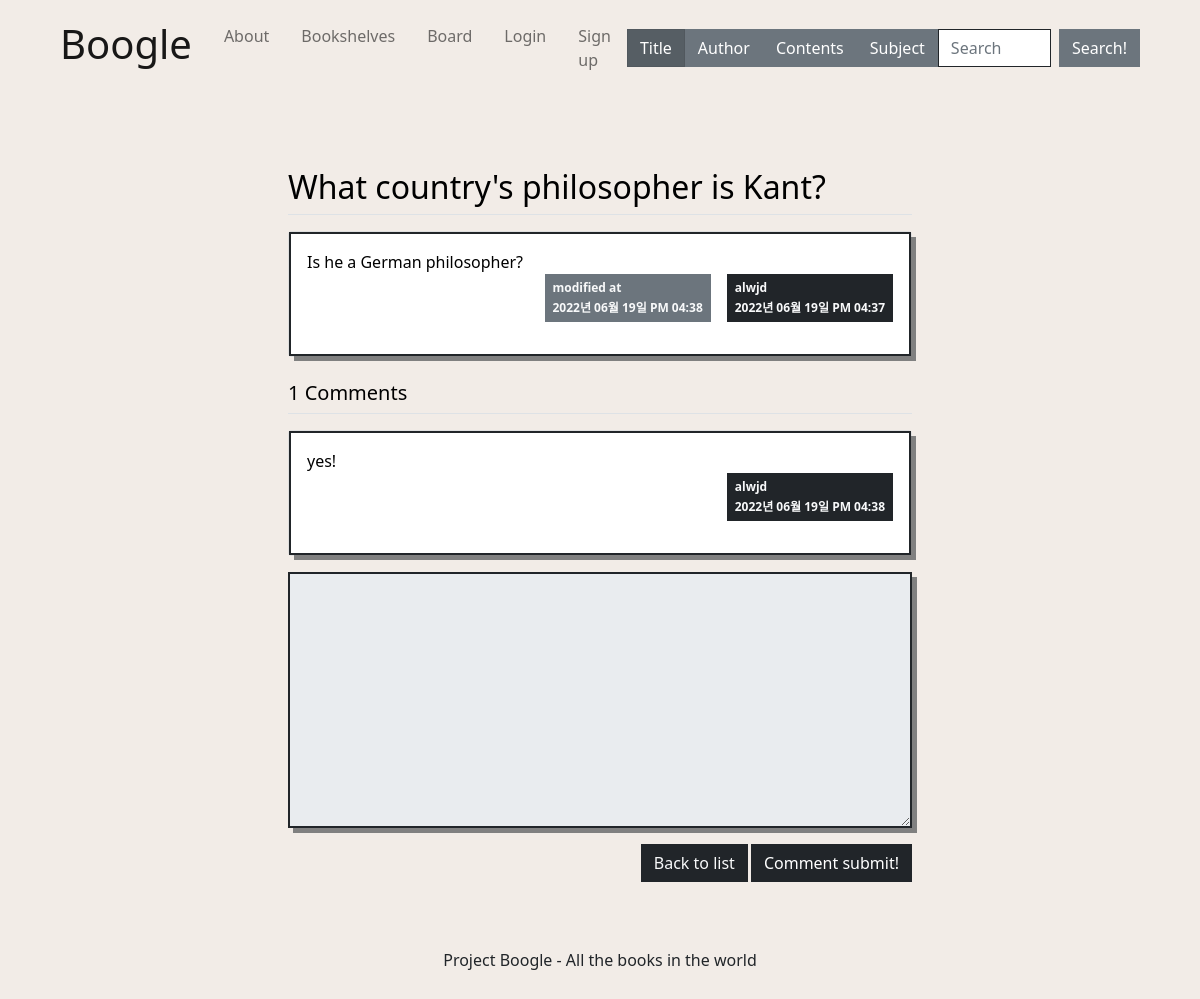
/question/detail/6/, run on the app's committed database.
### pybo/models.py (models this page shows)
class Question(db.Model):
    id = db.Column(db.Integer, primary_key=True)
    subject = db.Column(db.String(200), nullable=False)
    content = db.Column(db.Text(), nullable=False)
    create_date = db.Column(db.DateTime(), nullable=False)
    modify_date = db.Column(db.DateTime(), nullable=True)
    user_id = db.Column(db.Integer, db.ForeignKey('user.id', ondelete='CASCADE'), nullable=False)
    user = db.relationship('User', backref=db.backref('question_set'))

class User(db.Model):
    __tablename__ = 'user'   #테이블 이름 : user
    id = db.Column(db.Integer, primary_key = True)   #id를 프라이머리키로 설정
    username = db.Column(db.String(8), nullable = False)
    email = db.Column(db.String(32), nullable = False)
    password = db.Column(db.String(64), nullable = False)

class Answer(db.Model):
    id = db.Column(db.Integer, primary_key=True)
    question_id = db.Column(db.Integer, db.ForeignKey('question.id', ondelete='CASCADE'))
    question = db.relationship('Question', backref=db.backref('answer_set', cascade='all, delete-orphan'))
    content = db.Column(db.Text(), nullable=False)
    create_date = db.Column(db.DateTime(), nullable=False)
    modify_date = db.Column(db.DateTime(), nullable=True)
    user_id = db.Column(db.Integer, db.ForeignKey('user.id', ondelete='CASCADE'), nullable=False)
    user = db.relationship('User', backref=db.backref('answer_set'))

### pybo/views/question_views.py (the view)
@bp.route('/detail/<int:question_id>/')
def detail(question_id):
    form = AnswerForm()
    question = Question.query.get_or_404(question_id)
    return render_template('question/question_detail.html', question=question, form=form)

### pybo/forms.py
class AnswerForm(FlaskForm):
    content = TextAreaField('내용', validators=[DataRequired('Content is a required entry.')])

### pybo/filter.py (called while the page is built)
def format_datetime(value, fmt='%Y년 %m월 %d일 %p %I:%M'):
    return value.strftime(fmt)

### pybo/views/auth_views.py (called while the page is built)
@bp.before_app_request
def load_logged_in_user():
    user_id = session.get('user_id')
    if user_id is None:
        g.user = None
    else:
        g.user = User.query.get(user_id)

### pybo/templates/question/question_detail.html (shortened to what this page needs)
{% extends 'main/base.html' %}
{% block head %}
{{ super() }}
    <link rel="stylesheet" href="{{ url_for('static', filename='css/bootstrap.min.css') }}">
    <link rel="stylesheet" href="{{ url_for('static', filename='css/question_detail.css') }}">
{% endblock %}
{% block content %}
    <div class="container my-3">
        <h2 class="border-bottom py-2">{{ question.subject }}</h2>
        <div class="card my-3">
            <div class="card-body border border-dark border-2 rounded-0" style="box-shadow: 5px 5px grey;">
                <div class="card-text" style="white-space: pre-line;">{{ question.content }}</div>
                <div class="d-flex justify-content-end">
                    {% if question.modify_date %}
                    <div class="badge bg-secondary text-light p-2 text-start mx-3 rounded-0">
                        <div class="mb-2">modified at</div>
                        <div>{{ question.modify_date|datetime }}</div>
                    </div>
                    {% endif %}
                    <div class="badge bg-dark text-light p-2 rounded-0 text-start">
                        <div class="mb-2">{{ question.user.username }}</div>
                        <div>{{ question.create_date|datetime }}</div>
                    </div>
                </div>
            </div>
        </div>
        <h5 class="border-bottom my-3 py-2">{{ question.answer_set|length }} Comments</h5>
        {% for answer in question.answer_set %}
        <div class="card my-3">
            <div class="card-body border border-dark border-2 rounded-0" style="box-shadow: 5px 5px grey;">
                <div class="card-text" style="white-space: pre-line;">{{ answer.content }}</div>
                <div class="d-flex justify-content-end">
                    <div class="badge bg-dark p-2 text-light rounded-0 text-start">
                        <div class="mb-2">{{ answer.user.username }}</div>
                        <div>{{ answer.create_date|datetime }}</div>
                    </div>
                </div>
            </div>
        </div>
        {% endfor %}
        <form action="{{ url_for('answer.create', question_id=question.id) }}" method="post" class="my-3" style="box-shadow: 5px 5px grey;">
            <div class="mb-3">
                <textarea {% if not g.user %}disabled{% endif %} name="content" id="content" class="form-control border border-dark border-2 rounded-0" rows="10"></textarea>
            </div>
            <input type="submit" value="Comment submit!" class="btn btn-dark rounded-0 font-weight-bold" style="float:right; margin-left:3px;">
            <a href="{{ url_for('question.board') }}" class="btn btn-dark text-light rounded-0 font-weight-bold" style="float:right;">Back to list</a>
        </form>
    </div>
{% endblock %}

### pybo/static/css/base.css (style rules this page uses)
body, html { margin: 0; background: #F2ECE7 !important; color: black; font-family: 'Inter', sans-serif; min-height: 100vh; width: 100%; display: -webkit-box; display: -ms-flexbox; display: flex; -webkit-box-orient: horizontal; -webkit-box-direction: normal; -ms-flex-direction: column; flex-direction: column; -webkit-box-align: center; -ms-flex-align: center; }
* { box-sizing: border-box; }
body { min-height: 100%; }
a:link { color : black; text-decoration: none; }

### data on the page
Question: subject "What country's philosopher is Kant?", content "Is he a German philosopher?", modify_date "2022년 06월 19일 PM 04:38", create_date "2022년 06월 19일 PM 04:37"
User: user.username "alwjd"
Answer: content "yes!", user.username "alwjd", create_date "2022년 06월 19일 PM 04:38"

### other printed values
{{ question.answer_set|length }} "1"
